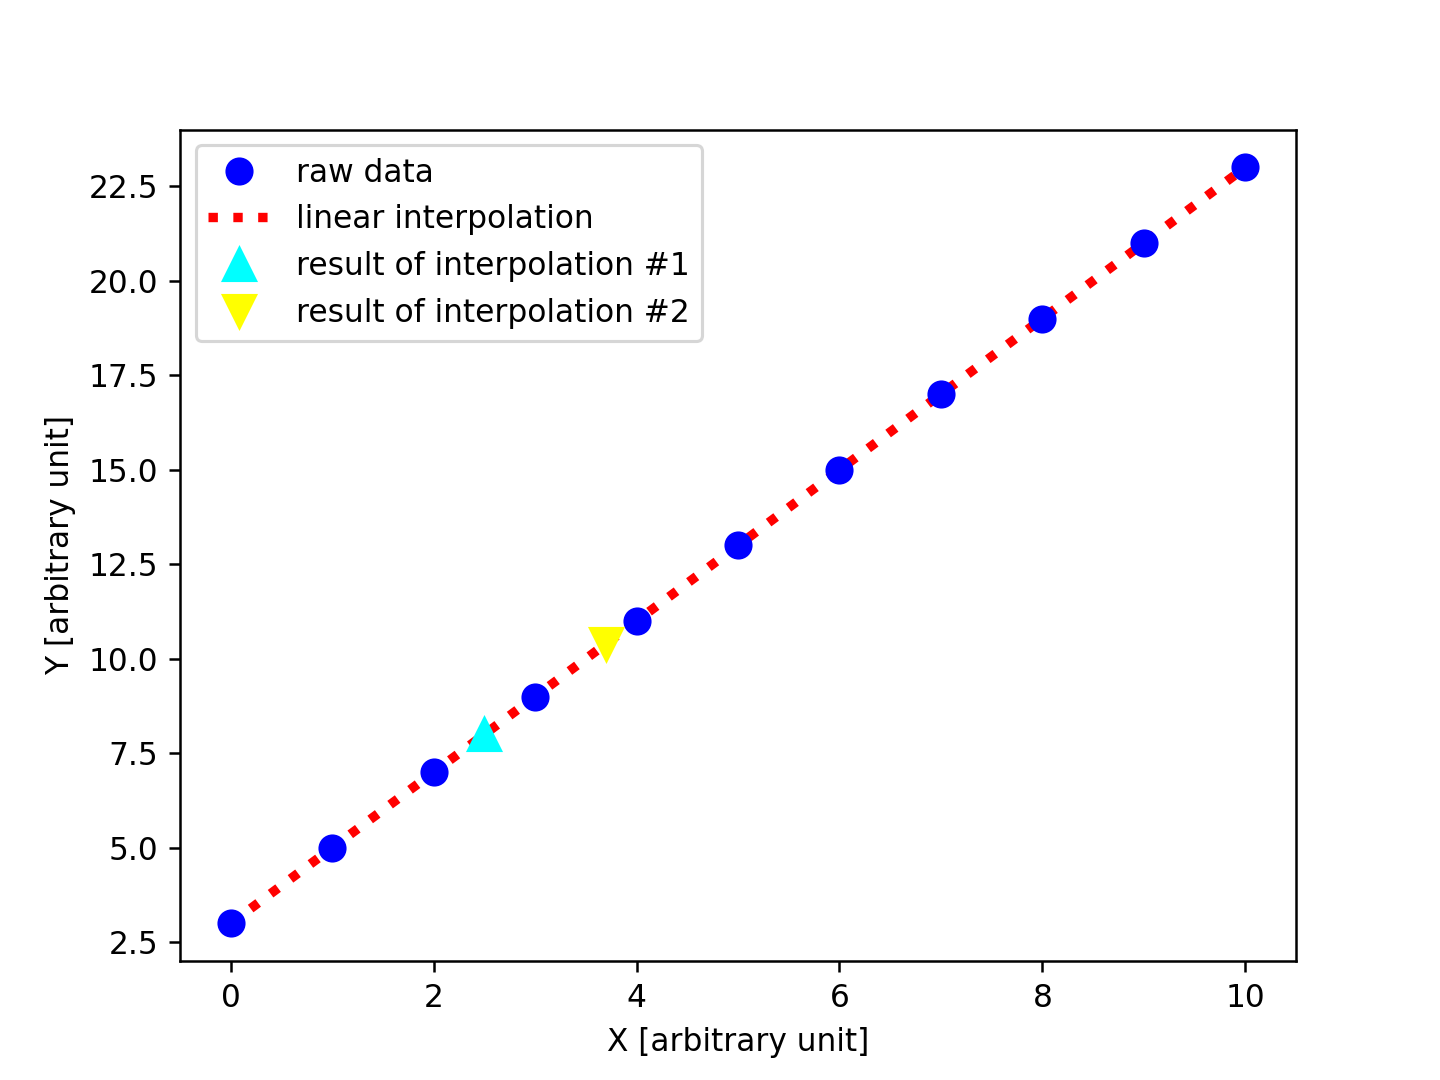

This figure's Python source:
#!/usr/pkg/bin/python3.9

#
# Time-stamp: <2023/03/09 11:42:48 (CST) daisuke>
#

# importing numpy module
import numpy

# importing scipy module
import scipy
import scipy.interpolate

# importing matplotlib module
import matplotlib.backends.backend_agg
import matplotlib.figure

# output image file
file_output = 'advobs202302_s04_04_00.png'

# generating data for interpolation
data_x = numpy.linspace (0.0, 10.0, 11)
data_y = 2.0 * data_x + 3.0

# printing data_x and data_y
print (f'data_x = {data_x}')
print (f'data_y = {data_y}')

# making a function for linear interpolation
func_interp = scipy.interpolate.interp1d (data_x, data_y, kind='linear')

# getting Y-value for X-value at x=2.5
x1 = 2.5
y1 = func_interp (x1)

# printing result
print (f'func_interp ({x1}) = {y1}')
print (f'what we expect is: x={x1} --> y={2.0*x1+3.0}')

# getting Y-value for X-value at x=3.7
x2 = 3.7
y2 = func_interp (x2)

# printing result
print (f'func_interp ({x2}) = {y2}')
print (f'what we expect is: x={x2} --> y={2.0*x2+3.0}')

#
# making a plot using matplotlib
#

# making a fig object
fig = matplotlib.figure.Figure ()

# making a canvas object
canvas = matplotlib.backends.backend_agg.FigureCanvasAgg (fig)

# making an axes object
ax = fig.add_subplot (111)

# plotting data points
ax.plot (data_x, data_y, linestyle='None', marker='o', markersize=8.0, \
         color='blue', label='raw data', zorder=0.1)

# plotting result of interpolation
data_xi = numpy.linspace (0.0, 10.0, 1001)
data_yi = func_interp (data_xi)
ax.plot (data_xi, data_yi, linestyle=':', linewidth=3.0, color='red', \
         label='linear interpolation', zorder=0.0)

# plotting interpolated values
ax.plot (x1, y1, linestyle='None', marker='^', markersize=10.0, \
         color='cyan', label='result of interpolation #1', zorder=0.2)
ax.plot (x2, y2, linestyle='None', marker='v', markersize=10.0, \
         color='yellow', label='result of interpolation #2', zorder=0.3)

# labels
ax.set_xlabel ('X [arbitrary unit]')
ax.set_ylabel ('Y [arbitrary unit]')

# legend
ax.legend ()

# saving the figure to a file
fig.savefig (file_output, dpi=225)
